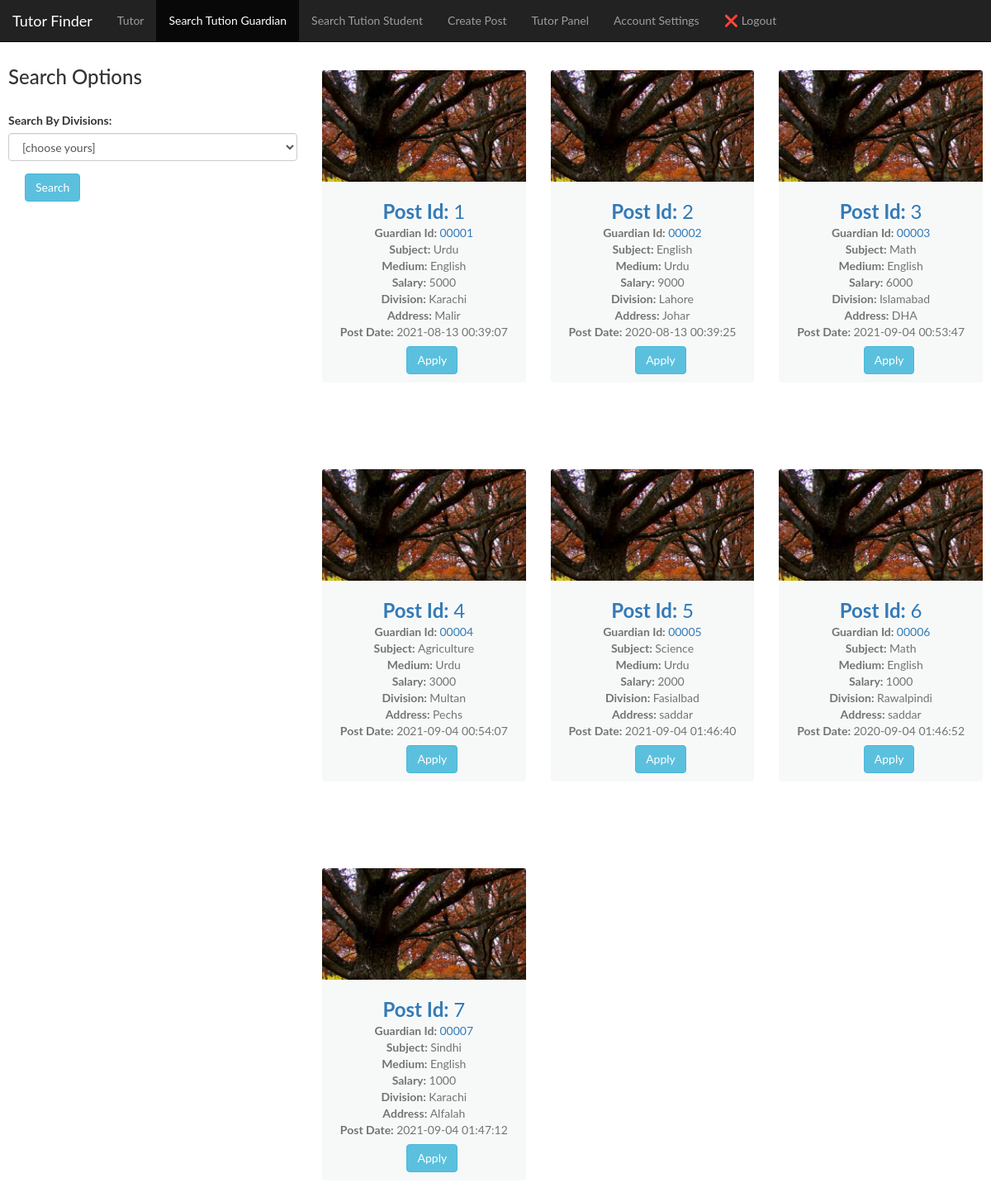
Screenshot of /searchTution.php (signed in) with the database file from the repository.
### tables this page shows
CREATE TABLE `g_post` (
  `post_id` int(10) NOT NULL,
  `g_id` varchar(15) NOT NULL,
  `subjects` varchar(15) NOT NULL,
  `medium` varchar(10) NOT NULL,
  `salary` int(8) NOT NULL,
  `divisions` varchar(15) NOT NULL,
  `address` varchar(25) NOT NULL,
  `dateTime` timestamp NOT NULL DEFAULT CURRENT_TIMESTAMP ON UPDATE CURRENT_TIMESTAMP
);

### searchTution.php (the view, shortened to what this page needs)
<?php
    require 'config.php';
?>
<!DOCTYPE html>
<html>
<head>
    <link href="css/bootstrap.min.css" rel="stylesheet">
    <link href="css/bootstrap.css" rel="stylesheet">
    <link href="style.css" rel="stylesheet">
    <link rel="stylesheet" type="text/css" media="screen" href="css/common.css" />
</head>
<body>
<nav class="navbar navbar-inverse navbar-fixed-top">
  <div class="container-fluid">
    <div class="navbar-header">
      <a class="navbar-brand" href="index.html">Tutor Finder</a>
    </div>
    <ul class="nav navbar-nav">
      <li><a href="tutor.php">Tutor</a></li>
      <li class="active"><a href="searchTution.php">Search Tution Guardian</a></li>
      <li><a href="searchTutionstudent.php">Search Tution Student</a></li>
      <li><a href="post.php">Create Post</a></li>
      <li><a href="tutorPanel.php">Tutor Panel</a></li>
      <li><a href="infoupdate.php">Account Settings</a></li>
      <li><a href="logout.php"><?php echo '<span>&#10060</span>'?> Logout</a></li>
      </ul>
  </div>
</nav>
<div class="sidenav">
        <h3>Search Options</h3>
        <br>
        <div class="form-group">
        <form action="#" method="post">
        <label for="sel1">Search By Divisions:</label>
        <select class="form-control" name="searchDivi">
        <option value="all" selected>[choose yours]</option>
        </select>
        </div>
        <input type="submit" name="submit" class="btn btn-info" value="Search">
</div>
<div class="done">
<?php
$numOfCols = 3;
$rowCount = 0;
$bootstrapColWidth = 12 / $numOfCols;
?>
<div class="row">
			<?php
            if(isset($_POST['submit']))
            {
                $division = $_POST['searchDivi'];
                if($division == "all"){$test = "all";}
                else{
                $test = "one";}
            }else {
                $test="all";
            }
            $sql = "SELECT post_id, g_id, subjects, medium, salary, divisions, address, dateTime FROM g_post";
            switch($test){
                case "all":
                    $sql .="";
                    break;
            }
			$rows = mysqli_query($conn, $sql) or die("database error:". mysqli_error($conn));
			while($row = mysqli_fetch_assoc($rows)){
            ?>
        <div class="col-md-<?php echo $bootstrapColWidth; ?>">
            <div class="card hovercard">
                <div class="cardheader">
				 </div>
                <div class="card-body info">
                    <div class="title">
                        <a href="#"><b>Post Id: </b><?php echo $row['post_id']; ?></a>
                    </div>
					<div class="desc"><b>Guardian Id: </b> <a target="_blank" href="<?php echo "gProfile.php?id=$row[g_id]"; ?>"><?php echo $row['g_id']; ?></a></div>
                    <div class="desc"><b>Subject: </b><?php echo $row['subjects']; ?></div>
                    <div class="desc"><b>Medium: </b><?php echo $row['medium']; ?></div>
                    <div class="desc"><b>Salary: </b><?php echo $row['salary']; ?></div>
                    <div class="desc"><b>Division: </b><?php echo $row['divisions']; ?></div>
                    <div class="desc"><b>Address: </b><?php echo $row['address']; ?></div>
                    <div class="desc"><b>Post Date: </b><?php echo $row['dateTime']; ?></div>
                    <?php
                    echo "<a href=\"applyGuarPost.php?id=$row[g_id]&post=$row[post_id]\" class=\"btn btn-info\" role=\"button\">Apply</a>"
                    ?>
                </div>
            </div>
        </div>
        <?php $rowCount++;
    if($rowCount % $numOfCols == 0) echo '</div><div class="row">';} ?>
</div>
</div>
</body>
</html>

### style.css (style rules this page uses)
.card { padding-top: 200px; margin: 10px 0 20px 0; background-color: rgba(214, 224, 226, 0.2); border-top-width: 0; border-bottom-width: 2px; -webkit-border-radius: 3px; -moz-border-radius: 3px; border-radius: 3px; -webkit-box-shadow: none; -moz-box-shadow: none; box-shadow: none; -webkit-box-sizing: border-box; -moz-box-sizing: border-box; box-sizing: border-box; }
.card .card-body { padding: 0 20px; margin-top: 20px; }
.card.hovercard { position: relative; padding-top: 0; overflow: hidden; text-align: center; background-color: rgba(214, 224, 226, 0.2); }
.card.hovercard .cardheader { background: url("nature.jpg"); background-size: cover; height: 135px; }
.card.hovercard .info { padding: 4px 8px 10px; }
.card.hovercard .info .title { margin-bottom: 4px; font-size: 24px; line-height: 1; color: #262626; vertical-align: middle; }
.card.hovercard .info .desc { overflow: hidden; font-size: 14px; line-height: 20px; color: #737373; text-overflow: ellipsis; }

### css/common.css (style rules this page uses)
body { margin: 0; font-family: Arial, Helvetica, sans-serif; }
.active { background-color: #4CAF50; color: white; }

### searchTution.php (style rules this page uses)
body { font-family: "Lato", sans-serif; }
.sidenav { width: 350px; position: fixed; z-index: 1; top: 52px; left: 10px; overflow-x: hidden; padding: 8px 0; }
.done { margin-left: 380px; font-size: 28px; padding: 0px 10px; }
.btn-info { margin-left:20px; }

### rows the page displays
g_post: post_id "1", g "00001", subjects "Urdu", medium "English", salary "5000", divisions "Karachi", address "Malir", dateTime "2021-08-13 00:39:07"
g_post: post_id "2", g "00002", subjects "English", medium "Urdu", salary "9000", divisions "Lahore", address "Johar", dateTime "2020-08-13 00:39:25"
g_post: post_id "3", g "00003", subjects "Math", medium "English", salary "6000", divisions "Islamabad", address "DHA", dateTime "2021-09-04 00:53:47"
g_post: post_id "4", g "00004", subjects "Agriculture", medium "Urdu", salary "3000", divisions "Multan", address "Pechs", dateTime "2021-09-04 00:54:07"
g_post: post_id "5", g "00005", subjects "Science", medium "Urdu", salary "2000", divisions "Fasialbad", address "saddar", dateTime "2021-09-04 01:46:40"
g_post: post_id "6", g "00006", subjects "Math", medium "English", salary "1000", divisions "Rawalpindi", address "saddar", dateTime "2020-09-04 01:46:52"
g_post: post_id "7", g "00007", subjects "Sindhi", medium "English", salary "1000", divisions "Karachi", address "Alfalah", dateTime "2021-09-04 01:47:12"
